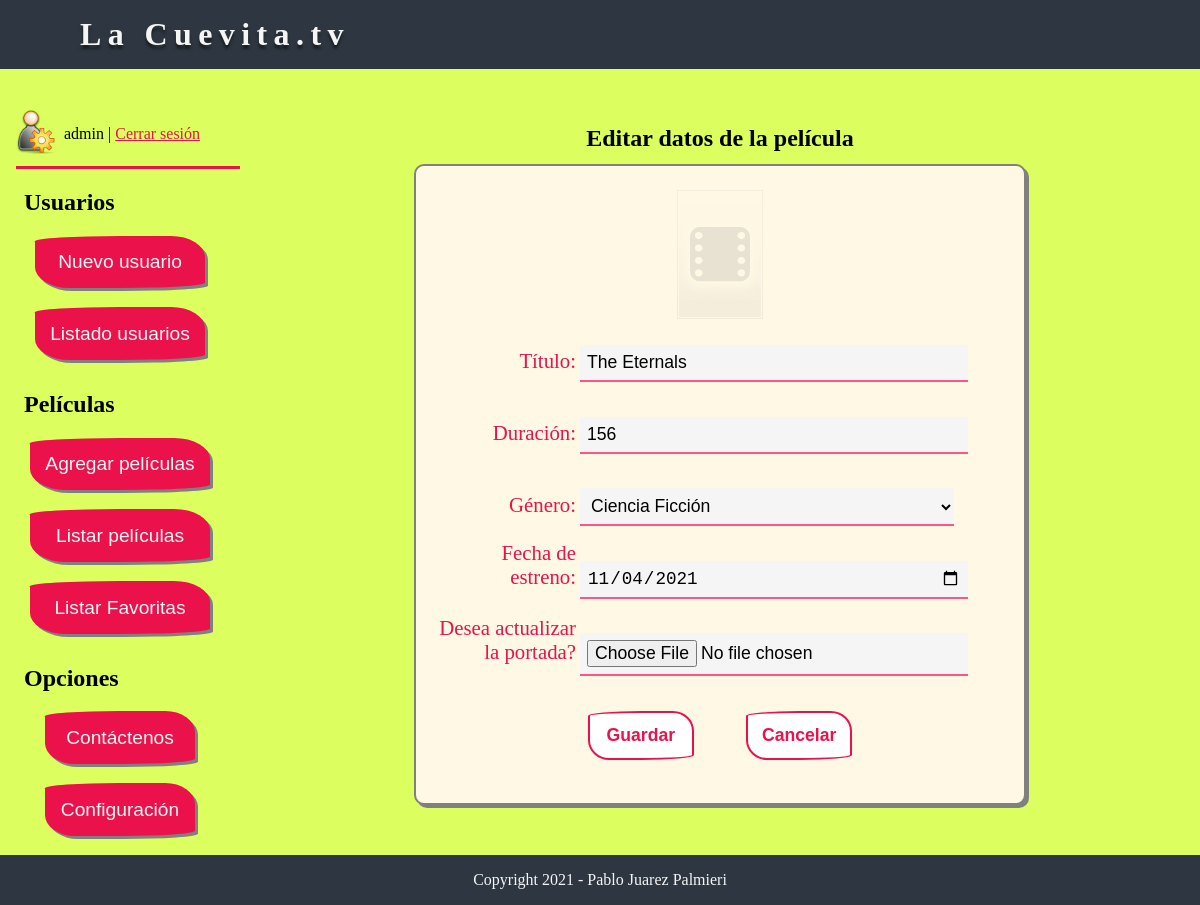
The page /php/pelicula_editado.php?id=1 (signed in) on the database its author committed.
### tables this page shows
CREATE TABLE `pelicula` (
  `id` int(11) NOT NULL,
  `titulo` varchar(60) NOT NULL,
  `duracion` int(11) NOT NULL,
  `genero` varchar(40) NOT NULL,
  `fecha_estreno` date NOT NULL,
  `foto_portada` varchar(80) DEFAULT NULL
);

### php/pelicula_editado.php (the view, shortened to what this page needs)
<?php
    if(!empty($_SESSION['usuario']) && ($_SESSION['tipo'] == 'Administrador' || $_SESSION['tipo'] == 'Editor')) {
        require_once("menu.php");
?>
<main>
    <h2>Editar datos de la película</h2>
    <article class="contenedor-form-pelicula">
        <?php
            $conexion = conectar();
            if ($conexion && !empty($_GET['id'])) {
                $id = $_GET['id'];
                $consulta = 'SELECT * FROM pelicula WHERE id =' . $id;
                $resultado_consulta = mysqli_query($conexion, $consulta);
                if(mysqli_num_rows($resultado_consulta) === 1)  {
                    $fila = mysqli_fetch_array($resultado_consulta);
                    $titulo = $fila['titulo'];
                    $duracion = $fila['duracion'];
                    $genero = $fila['genero'];
                    $fecha_estreno = $fila['fecha_estreno'];
                    $foto_portada = $fila['foto_portada'];
                    $rutaImg = (!empty($foto_portada) && file_exists('../img/portadas/' . $foto_portada)) ? '../img/portadas/' . $foto_portada : '../img/sin_imagen.png';
        ?>
    <figure id="portada"><img src="../img/<?php echo $rutaImg ?>" alt="Foto de portada"></figure>
    <form action="pelicula_actualizar.php" method="POST" enctype="multipart/form-data">
        <fieldset>
            <label for="titulo">Título: </label>
                <input type="text" name="titulo" id="titulo" maxlength="60" value="<?php echo $titulo; ?>" placeholder="Ingrese el títuo..." required>
            <label for="dura">Duración: </label>
                <input type="number" name="duracion" id="dura" value="<?php echo $duracion; ?>" placeholder="Ingrese su duración...">
            <label for="gen">Género: </label>
                <select name="genero" id="gen">
                    <option value="Ciencia Ficción" <?php if($genero=='Ciencia Ficción') echo 'selected'; ?>>Ciencia Ficción</option>
                </select>
            <label for="fecha">Fecha de estreno: </label>
                <input type="date" id="fecha" name="fecha_estreno" min="1900-01-01" value="<?php echo $fecha_estreno; ?>">
            <label for="foto">Desea actualizar la portada? </label>
                <input type="file" name="foto_portada" id="foto" accept="image/*">
            <fieldset class="botones">
                <input type="submit" value="Guardar">
                <a href="pelicula_listado.php">Cancelar</a>
            </fieldset>
        </fieldset>
    </form>
        <?php
                }
                else {
                    echo '<p>Error al realizar la operación.</p>';
                    header('refresh:3; url=pelicula_listado.php');
                }
            }
            else {
                echo '<p>Error de conexión / no se seleccionó ninguna película.</p>';
                header('refresh:3; url=pelicula_listado.php');
            }
        ?>
    </article>
</main>
</section>
<?php
} else {
    header('refresh:0; url=pelicula_listado.php');
}
?>

### css/estilo.css (style rules this page uses)
* { margin: 0; border: 0; padding: 0; }
img { width: 100%; }
header { background-color: rgb(46, 55, 65); color: whitesmoke; padding: 1em; letter-spacing: 0.4em; text-shadow: 0px 4px 3px rgba(0,0,0,0.5); box-sizing: border-box; }
h1 { margin-left: 2em; }
li a, article a, form a, input[type="submit"] { border-radius: 50% 20% / 10% 40%; }
main h2 { margin: 0.5em; text-align: center; }
main { background-color: #dcff5f; width: 100%; padding: 2em 0; display: flex; flex-direction: column; justify-content: flex-start; align-items: center; }
main h2 { margin-top: 1em; }
main article { background-color: #fff8e4; width: 80%; margin-bottom: 1em; padding: 1em; border: 2px solid #808080; border-radius: 10px; box-shadow: 3px 3px #808080; }
main article figure { display: flex; }
input, select { background-color: whitesmoke; width: 90%; display: block; margin: 1.5em auto; padding: 0.4em; border-bottom: 2px solid #FF5583; font-size: 1.1rem; }
.contenedor-form-pelicula { width: 60%; }
.contenedor-form-pelicula input, .contenedor-form-pelicula label, select { width: 65%; display: inline-block; margin-bottom: .5rem; font-size: 1.1rem; }
.contenedor-form-pelicula label { color: #EB114B; width: 25%; font-size: 1.3rem; text-align: right; }
#portada { width: 15%; margin: 0 auto; margin-top: 0.5em; }
#portada img { opacity: 0.6; }
input[type="submit"] { background-color: white; color: #EB114B; margin-top: 2em; border: 2px solid #EB114B; padding: 0.7em; width: unset; cursor: pointer; }
select { cursor: pointer; }
.botones { display: flex; flex-direction: row; justify-content: center; align-items: center; }
.botones a, .botones input { background-color: white; color: #EB114B; border: 0; padding: 0; margin: 0; min-width: 6em; margin: 1.5em 0; margin-inline: 1.5em; border: 2px solid #EB114B; padding: 0.7em; box-sizing: border-box; text-align: center; text-decoration: none; font-family: Arial, Helvetica, sans-serif; font-weight: bold; font-size: 1.1rem; }
footer { background-color: rgb(46, 55, 65); color: whitesmoke; padding: 1em; text-align: center; box-sizing: border-box; }

### rows shown on the page
pelicula: titulo "The Eternals", duracion "156", genero "Ciencia Ficción", fecha_estreno "11/04/2021"

### other values the page prints
$_SESSION['usuario'] "admin"
